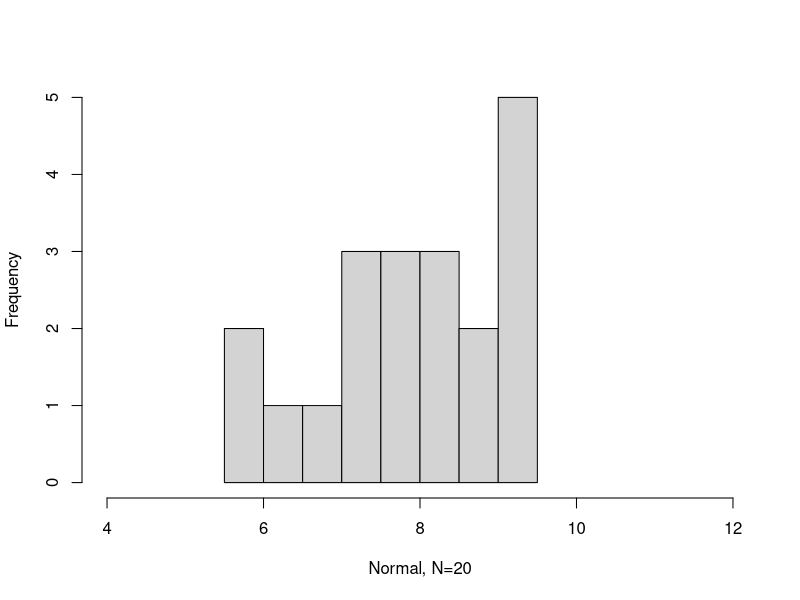
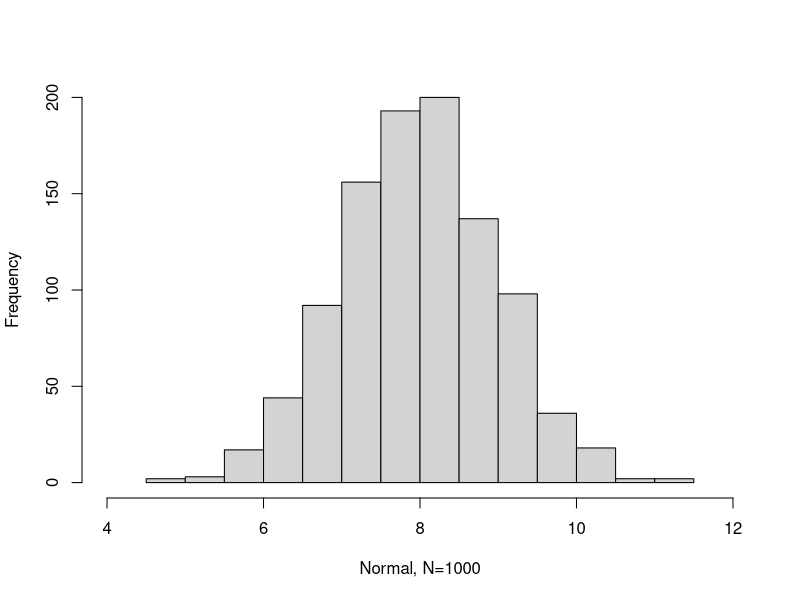
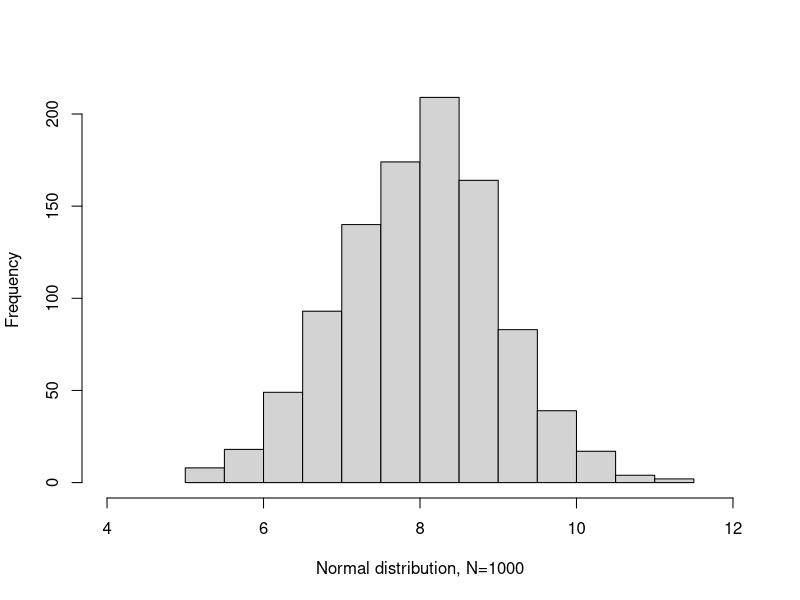
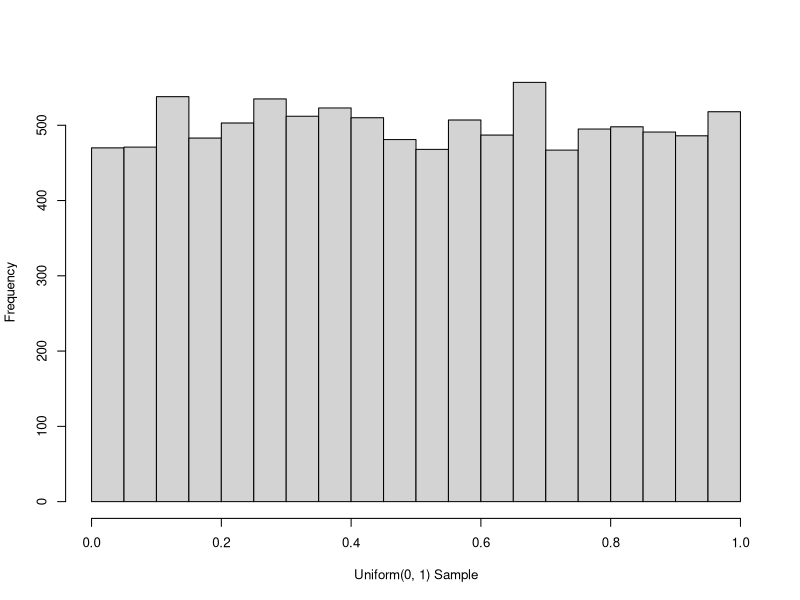
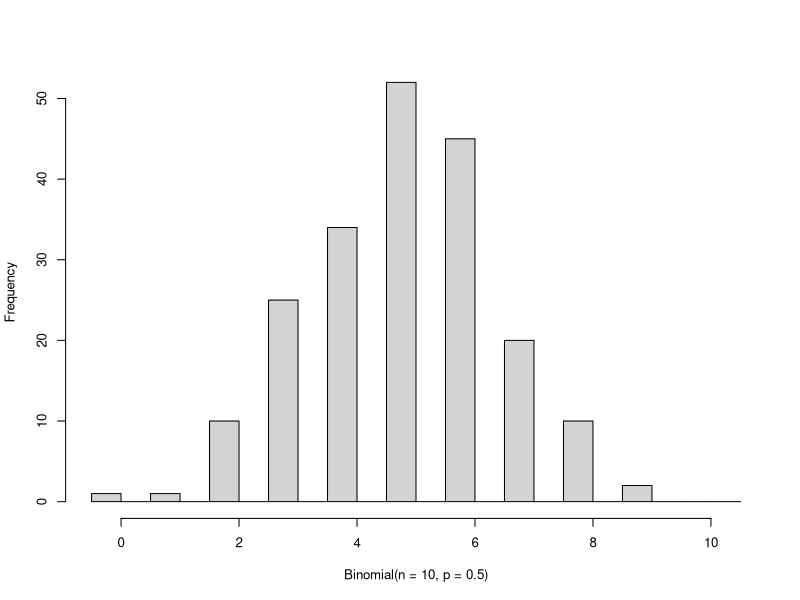
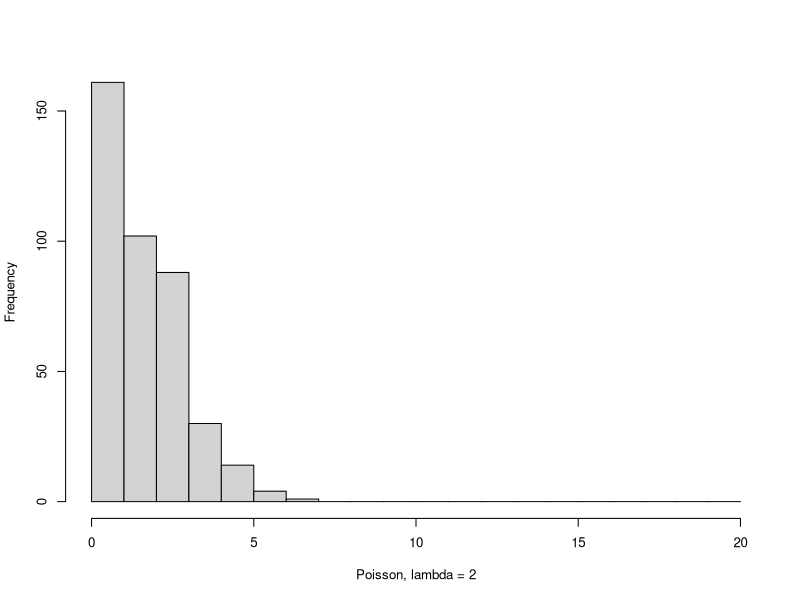
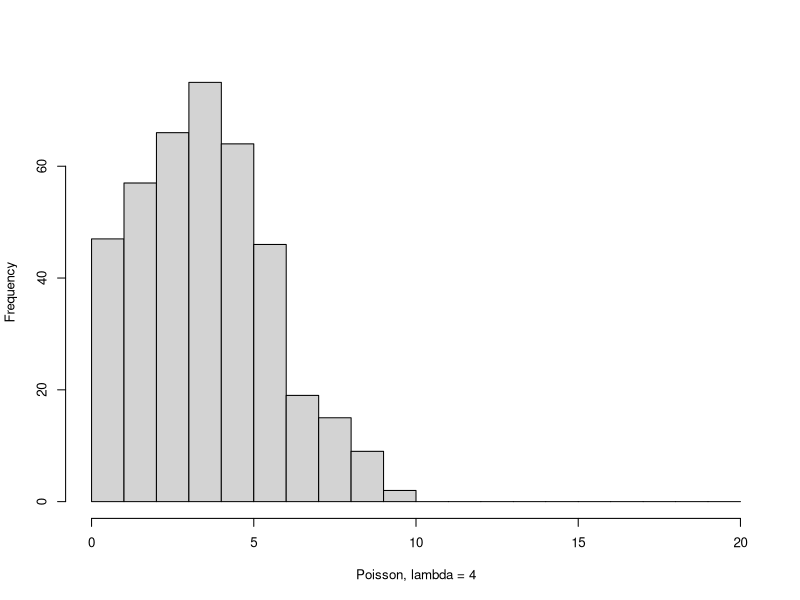
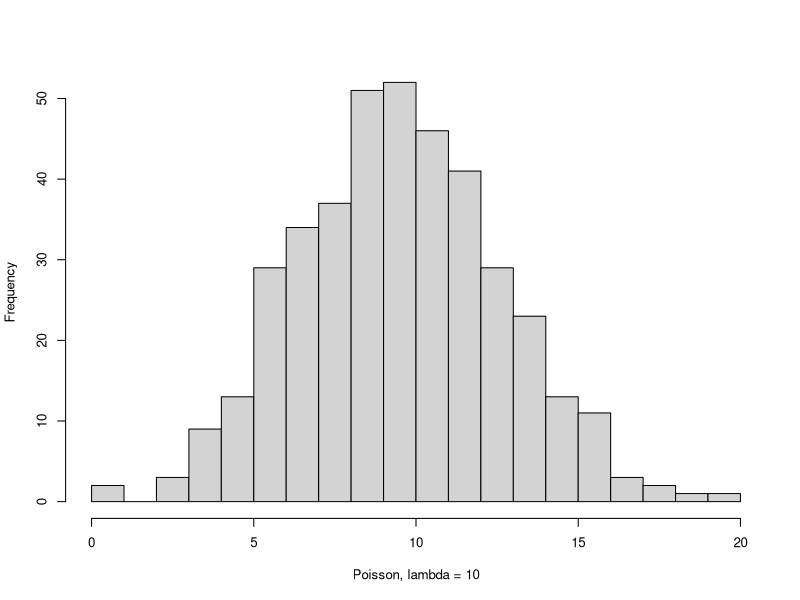

The R script that drew these images, in order:
#BIOS6611 lab1 sampling and simulations
mock.sample.size <- 20
simval <- rnorm(n = mock.sample.size, mean = 8, sd = 1)
simval[1:5]
hist(simval, main = "", xlab = "Normal, N=20", xlim = c(4, 12))
mean(simval)
sd(simval)

#issue 1: seeds for pseudo-random number generators
set.seed(seed = 999)
rnorm(n = 3, mean = 0, sd = 2)
rnorm(n = 3, mean = 0, sd = 2)
set.seed(seed = 999)
rnorm(n = 3, mean = 0, sd = 2)
#issue 2: variation at low sample sizes: higher variability in the distribution of sample.
#the sample itself has a distribution. the sample from the population may different from another sample due to random sampling error

set.seed(555)
hist(x = rnorm(n=1000, mean = 8, sd = 1), 
     main = "",
     xlab = "Normal, N=1000",
     xlim = c(4,12))

x <- rnorm(n = 1000, mean = 8, sd = 1)
hist(x, main = "", xlab = "Normal distribution, N=1000", xlim = c(4, 12))

#uniform distribution is determined entirely by its minimum and maximum

set.seed(100)
uniform.example <- runif(n = 10000, min=0, max=1)
uniform.example[1:10]
par(cex = 0.8)
hist(uniform.example, main = "", xlab = "Uniform(0, 1) Sample")
# binomial distribution represents the number of "successes" of a binary outcome. 
# binomial distribution example
set.seed(111)
rbinom(n=1, size = 10, prob = 0.5)
# example to highlight difference between "n" and "size"
set.seed(111)
par(cex = 0.8)
binom_example <- rbinom(n = 200, size = 10, prob = 0.5)
# note: setting "breaks" argument to change x-axis defaults,
# in order to explicitly show that this is *discrete*
hist(binom_example, main = "",
     xlab = "Binomial(n = 10, p = 0.5)",
     breaks = seq(-0.5, 10.5, 0.5))

# figure 5-top
set.seed(303)
hist(rpois(n = 400, lambda = 2),
     main = "", xlab = "Poisson, lambda = 2",
     breaks = seq(0, 20, 1))
# figure 5-mid
hist(rpois(n = 400, lambda = 4),
     main = "", xlab = "Poisson, lambda = 4",
     breaks = seq(0, 20, 1))
# figure 5-bot
hist(rpois(n = 400, lambda = 10),
     main = "", xlab = "Poisson, lambda = 10",
     breaks = seq(0, 20, 1))
# "r"set of functions like rnorm() for simulation sampling
# dnorm() for density
# pnorm() for cumulative distribution function
# qnorm() for quantile

# d-funtion for probability density function PDF
# the density represnts this for a theoretical distribution
# density function - dnorm()
x.values <- seq(4, 12, 0.1)
density.of.normal <- dnorm(x = x.values,
                           mean = 8, sd = 1)
plot(x.values, density.of.normal,
     xlab = "X-Value", ylab = "Density", type = "l")
# discrete variables have an analogous "density" 
# the probability mass function p(X) for which p(x)=P(X=x).
# dbinom() example 1
dbinom(x = 0, size = 2, prob = 0.5) +
  dbinom(x = 1, size = 2, prob = 0.5) +
  dbinom(x = 2, size = 2, prob = 0.5)
# dbinom() example 2
dbinom(0.4, size = 2, prob = 0.5)

### p-funtions cumulative distibution functions CDF
#the cumulative distribution function (CDF)
#P(X ??? x). As it is a probability
#the CDF ranges between 0 and 1.
# cumulative probability (distribution function)
x_values <- seq(4, 10, 0.1)
density_of_normal <- pnorm(q = x_values,
                           mean = 8, sd = 1)
plot(x_values, density_of_normal,
     xlab = "X-Value", ylab = "CDF", type = "l")
# example 1 of using cdf
pnorm(q = 7, mean = 8, sd = 1)
# example 2 of using cdf
pbinom(q = 17, size = 20, prob = 0.5) -
  pbinom(q = 15, size = 20, prob = 0.5)
### q-funtion quantiles
qnorm(p = 0.95, mean = 8, sd = 1)


#### the sampling distribution of the mean
# the sample has its own distribution, with random samples potentially differing from one another by chance and chance alone.
# sampling error
# the sample mean itself varies from sample to sample and thus itself has a distribution. 
# this distibution is known as the sampling distribution of the mean.
# simulation parameters
number_of_sims <- 500
sample_size <- 20
set.seed(888)
# empty vector to store sample means
vector_of_sample_means <- rep(-9, number_of_sims)
# for i = 1, 2, ..., 500
# calculate the sample mean, and store in vector
for (i in 1:number_of_sims) {
  vector_of_sample_means[i] <-
    mean( rnorm(n = sample_size, 
                mean = 8, sd = 1) )
}
# check to make sure that our simulation worked
# print the first five entires
vector_of_sample_means[1:5]
# are the first five entries equal to -9?
vector_of_sample_means[1:5] == -9
# plot the sampling distribution of the mean
hist(vector_of_sample_means, xlim=c(7,9),
     xlab = "Values of Sample Mean",
     main = "")
# as n increases, the sampling distribution of the mean changes.
# the population is distributed as a normal with mean mu, and standard deviation sigma, 
# X ??? Normal(mu, sigma), sample mean is X.hat ??? Normal(mu, sigma/n)
# from sample to sample decreases as the sample size increases.
# variation at low sample sizes
# reiterate that the "distribution of a sample" is different from the "distribution of a sample's mean"

T + T + F + T + F +T
# select approximately 5 with runif()
set.seed(122)
select_with_uniform <- runif(n = 50) < 0.1
state.name[select_with_uniform]
### random assignment and the sample() function
# select approximately 5 with rbinom()
set.seed(321)
select_with_binom <-
  rbinom(n = 50, size = 1, prob = 0.1) == 1
state.name[select_with_binom]
# select exactly 5 with sample()
set.seed(123321)
sample(x = state.name, # features we want to sample from
       size = 5, # sample size
       replace = F) # don't do it with replacement

# although it may seem farfetched in this example, there are many situations where we may want an apporximate propotion of our sample to have a feature versus an exact proportion.
### Expected value and variance
# the expected value represents the "average" value of the random variable.
# the expected value of a discrete random variable
# the expected value of a continuous random variable
# variance represents the spread of a random variable


